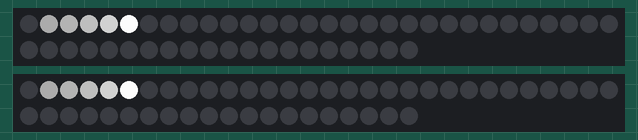
Bench run of a sketch on a simulated ATtiny85, built with avr-gcc and run on an emulated ATtiny85. Shown: 2 × 50 RGB LEDs in strip order, left to right, continuing on the next row. Dim RGB values are drawn brighter than linear.

Above: at 18.88 s.
At 25.26 s:
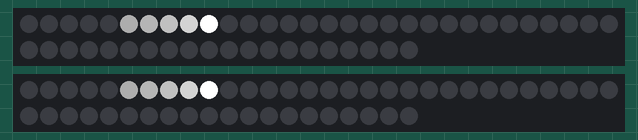
At 27.14 s:
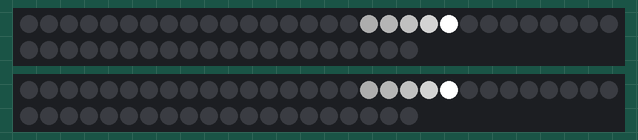
At 29.18 s:
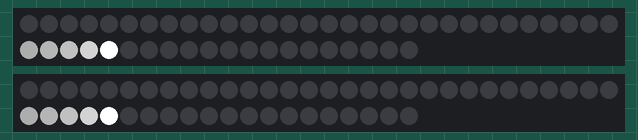
At 34.36 s:
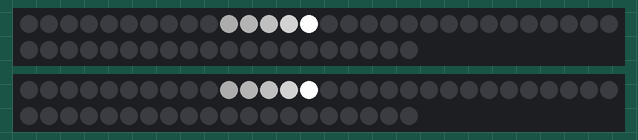
At 39.67 s:
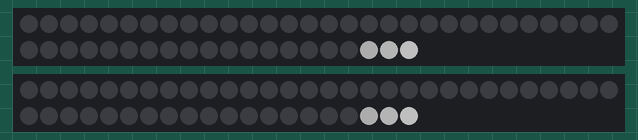

The sketch:

ceres_demo.ino
```cpp
#include <Adafruit_NeoPixel.h>
#ifdef __AVR__
#include <avr/power.h>
#endif

#define PIN_R 0
#define PIN_L 2
#define NUMPIXELS 50
Adafruit_NeoPixel stripL = Adafruit_NeoPixel(NUMPIXELS, PIN_L, NEO_GRB + NEO_KHZ800);
Adafruit_NeoPixel stripR = Adafruit_NeoPixel(NUMPIXELS, PIN_L, NEO_GRB + NEO_KHZ800);

#define vibLF 6
#define vibLB 5
#define vibRF 11
#define vibRB 10

int num = 17;

uint16_t pwm[] =  {114, 132, 129, 153, 236, 244, 255, 249, 234, 178, 159, 130, 55, 213, 196, 247, 193};
int velocity[] =  { 62, 40, 48, 64, 69, 96, 150, 137, 74, 78, 65, 54, 40, 83, 67, 137, 78};

float pos1 = 0, speed1 = 1;
int fullBri = 200;
uint32_t blueGradient[] = {0x0028C7, 0x0045CD, 0x0062D3, 0x007FD9, 0x009DE0, 0x00BAE6, 0x00D7EC, 0x00F5F3};

void setup() {

  //pinMode(vibPin, OUTPUT);

  // This is for Trinket 5V 16MHz, you can remove these three lines if you are not using a Trinket
#if defined (__AVR_ATtiny85__)
  if (F_CPU == 16000000) clock_prescale_set(clock_div_1);
#endif
  // End of trinket special code


  stripL.begin();
  stripR.begin();
  //stripL.setBrightness(fullBri / 2);
  //stripR.setBrightness(fullBri / 2);
  stripL.show(); // Initialize all pixels to 'off'
  stripR.show(); // Initialize all pixels to 'off'
}


void loop() {
  for (int j = 0; j < num; j ++) {
    for (uint8_t i = 0; i < NUMPIXELS; i++) {
      stripL.setPixelColor(i, 0);
      stripR.setPixelColor(i, 0);
      stripL.setPixelColor(i + 1,  int(pwm[j] / 5), int(pwm[j] / 5), int(pwm[j] / 5));
      stripR.setPixelColor(i + 1,  int(pwm[j] / 5), int(pwm[j] / 5), int(pwm[j] / 5));
      stripL.setPixelColor(i + 2,  int(pwm[j] / 4), int(pwm[j] / 4), int(pwm[j] / 4));
      stripR.setPixelColor(i + 2,  int(pwm[j] / 4), int(pwm[j] / 4), int(pwm[j] / 4));
      stripL.setPixelColor(i + 3,  int(pwm[j] / 3), int(pwm[j] / 3), int(pwm[j] / 3));
      stripR.setPixelColor(i + 3,  int(pwm[j] / 3), int(pwm[j] / 3), int(pwm[j] / 3));
      stripL.setPixelColor(i + 4,  int(pwm[j] / 2), int(pwm[j] / 2), int(pwm[j] / 2));
      stripR.setPixelColor(i + 4,  int(pwm[j] / 2), int(pwm[j] / 2), int(pwm[j] / 2));
      if (i >= (NUMPIXELS - 1)) {
        //tlc.setPWM(0, pwm[j]/6);
      } else {
        stripL.setPixelColor(i + 5,  pwm[j], pwm[j], pwm[j]);
        stripR.setPixelColor(i + 5,  pwm[j], pwm[j], pwm[j]);
      }
      stripL.show();
      stripR.show();
      //analogWrite(vibPin, pwm[j]);
      delay(velocity[j]);
    }
    //      strip.setPixelColor(0, 0);
    //      strip.setPixelColor(0, 0);
    //analogWrite(vibPin, 0);
    delay(600);
  }
  delay(1000);
}


/*

  void loop() {

  for (int k = 0; k < num; k ++) {
    //if ((unsigned long)(millis() % velocity[k]) == 0) {
    int j;
    for (int i = -4; i < 4; i++) {
      strip.setPixelColor(pos1 + i,  int(pwm[k] / (i + 5)), int(pwm[k] / (i + 5)), int(pwm[k] / (i + 5)));
    }


    strip.show();

    for (j = -4; j < 4; j++) strip.setPixelColor(pos1 + j, 0);

    if (pos1 >= NUMPIXELS) {
      pos1 -= NUMPIXELS;
    } else {
      pos1 += speed1;
    }

    delay(velocity[k]);
    //}
  }

  delay(1000);
  }

*/
```
